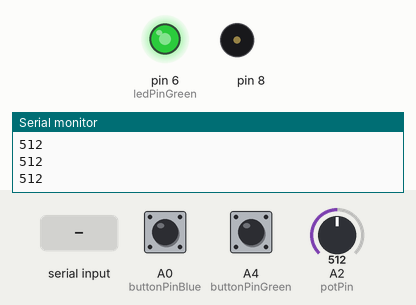
Bench run of a sketch on a simulated Arduino Uno, built with avr-gcc and run on an emulated ATmega328P. Shown: output pins drawn as LEDs (lit = HIGH), buzzer (waves = sounding), the last lines printed to the serial monitor. The inputs (shaded band) are chosen by the test bench; at power-on: A2 (potPin) = 512, A0 (buttonPinBlue) LOW, A4 (buttonPinGreen) LOW.

Above: at 1.2 s.
1.3 s: A2 (potPin) set to 490
At 1.82 s:
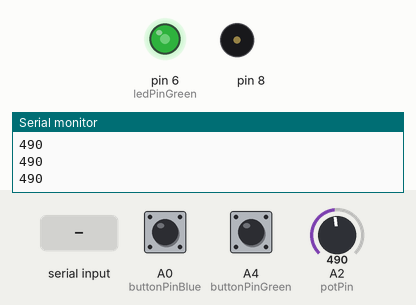
4.3 s: A0 (buttonPinBlue) pulled HIGH for 0.15 s
At 4.61 s:
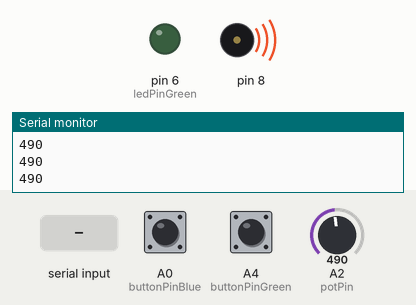
7.3 s: byte 30 received over Serial
At 8.1 s:
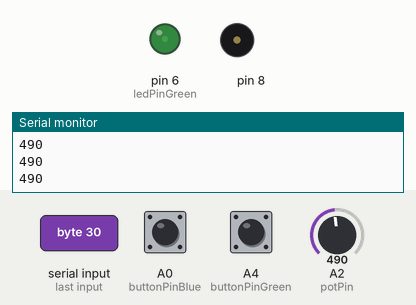
10.3 s: A4 (buttonPinGreen) pulled HIGH for 0.15 s
At 11.16 s:
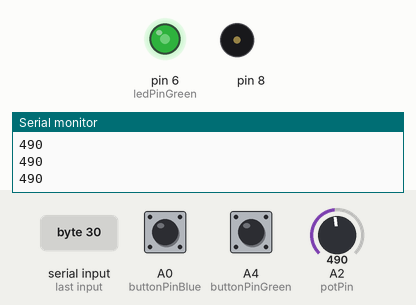
13.3 s: A2 (potPin) set to 0
At 14.5 s:
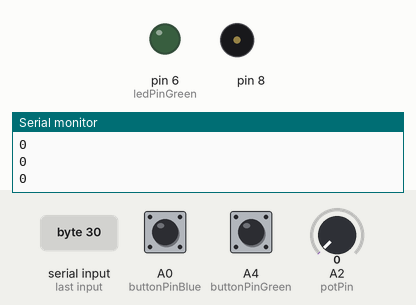
14.8 s: A2 (potPin) set to 259
At 15.28 s:
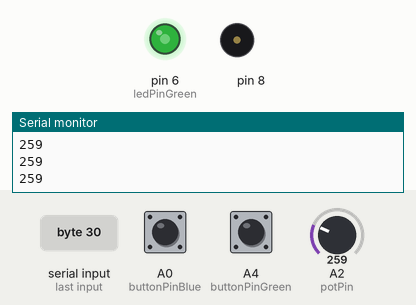
Timing chart, 0 to 17.8 s (numbered marks = the images above; inputs shaded):
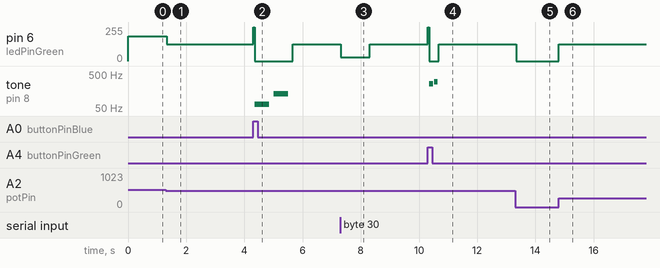

The sketch:

sound.ino
```cpp
/*
 * Adding the sound to the program.
 * (Code taken from Arudino examples.)
 */

# include "pitches.h"    // including notes

// (0) establish only certain parts, from Processing //
int dataBlue = 2;
int dataGreen = 2;

// (1) playing the blue button hints //

// establishing melodies
int melodyBlue[] = {
  NOTE_C2, NOTE_C3, NOTE_C4, NOTE_C5
};
int noteDurationsBlue[] = {
  2, 2, 2, 2
};

// playing melody
void playBlue() {
  for (int thisNote = 0; thisNote < dataBlue; thisNote++) {

    // to calculate the note duration, take one second divided by the note type.
    //e.g. quarter note = 1000 / 4, eighth note = 1000/8, etc.
    int noteDuration = 1000 / noteDurationsBlue[thisNote];
    tone(8, melodyBlue[thisNote], noteDuration);

    // to distinguish the notes, set a minimum time between them.
    // the note's duration + 30% seems to work well:
    int pauseBetweenNotes = noteDuration * 1.30;
    delay(pauseBetweenNotes);
    // stop the tone playing:
    noTone(8);

  }
}

// (2) playing the green button hints


// establishing melodies
int melodyGreen[] = {
  NOTE_C4, NOTE_D4, NOTE_E4, NOTE_F4, NOTE_G4, NOTE_A4,
  NOTE_B4, NOTE_C5
};
int noteDurationsGreen[] = {
  8, 8, 8, 8, 8, 8, 8, 8
};

// playing melody
void playGreen() {
  for (int thisNote = 0; thisNote < dataGreen; thisNote++) {

    // to calculate the note duration, take one second divided by the note type.
    //e.g. quarter note = 1000 / 4, eighth note = 1000/8, etc.
    int noteDuration = 1000 / noteDurationsGreen[thisNote];
    tone(8, melodyGreen[thisNote], noteDuration);

    // to distinguish the notes, set a minimum time between them.
    // the note's duration + 30% seems to work well:
    int pauseBetweenNotes = noteDuration * 1.30;
    delay(pauseBetweenNotes);
    // stop the tone playing:
    noTone(8);

  }
}
```

HW_6.ino
```cpp
/*
 * Joshua Rafael Sanchez
   Professor Michael Shiloh
   DES INV 23, Summer 2020
   July 29, 2020
   HW 6
 */

// collecting data from Processing:
char val;                   // data received from serial port

// setting global constants:
int ledPinGreen = 6;        // location of green LED pin
int buttonPinGreen = A4;    // location of green button pin
int buttonPinBlue = A0;     // location of blue button pin
int potPin = A2;            // location of potentiometer pin
int potPosition;            // variable holds value of potentiometer

// setting changing variables:
int buttonStateGreen = LOW;
int buttonStateBlue = LOW;
int sensorValue = 0;
int brightness = 0;

// setting up the code, once:
void setup() {

  Serial.begin(9600);
  pinMode(ledPinGreen, OUTPUT);
  pinMode(buttonPinGreen, INPUT);
  pinMode(buttonPinBlue, INPUT);

  // testing
  digitalWrite(ledPinGreen, brightness);

}

// running the code here, repeatedly:
void loop() {

  // read input on analog pin 2:
  sensorValue = analogRead(A2);

  // testing (make sure you put this after)
  testPotentiometer(sensorValue);
  testProcessingConnection();

  // print out value (for reference):
  Serial.println(sensorValue);
  delay(1);                               //  delay in between

  // read the state of the pushbutton value:
  buttonStateGreen = digitalRead(buttonPinGreen);
  buttonStateBlue = digitalRead(buttonPinBlue);

  // active buttons:
  if (buttonStateGreen == HIGH) {
    testGreen();                        // testing
    playGreen();                        // play green tones.
  }
  if (buttonStateBlue == HIGH) {
    testBlue();                         // testing
    playBlue();                         // play blue tones.
  }


}
```

pitches.h
```cpp
/*************************************************
 * Public Constants
 * (used from Auduino example)
 *************************************************/

#define NOTE_B0  31
#define NOTE_C1  33
#define NOTE_CS1 35
#define NOTE_D1  37
#define NOTE_DS1 39
#define NOTE_E1  41
#define NOTE_F1  44
#define NOTE_FS1 46
#define NOTE_G1  49
#define NOTE_GS1 52
#define NOTE_A1  55
#define NOTE_AS1 58
#define NOTE_B1  62
#define NOTE_C2  65
#define NOTE_CS2 69
#define NOTE_D2  73
#define NOTE_DS2 78
#define NOTE_E2  82
#define NOTE_F2  87
#define NOTE_FS2 93
#define NOTE_G2  98
#define NOTE_GS2 104
#define NOTE_A2  110
#define NOTE_AS2 117
#define NOTE_B2  123
#define NOTE_C3  131
#define NOTE_CS3 139
#define NOTE_D3  147
#define NOTE_DS3 156
#define NOTE_E3  165
#define NOTE_F3  175
#define NOTE_FS3 185
#define NOTE_G3  196
#define NOTE_GS3 208
#define NOTE_A3  220
#define NOTE_AS3 233
#define NOTE_B3  247
#define NOTE_C4  262
#define NOTE_CS4 277
#define NOTE_D4  294
#define NOTE_DS4 311
#define NOTE_E4  330
#define NOTE_F4  349
#define NOTE_FS4 370
#define NOTE_G4  392
#define NOTE_GS4 415
#define NOTE_A4  440
#define NOTE_AS4 466
#define NOTE_B4  494
#define NOTE_C5  523
#define NOTE_CS5 554
#define NOTE_D5  587
#define NOTE_DS5 622
#define NOTE_E5  659
#define NOTE_F5  698
#define NOTE_FS5 740
#define NOTE_G5  784
#define NOTE_GS5 831
#define NOTE_A5  880
#define NOTE_AS5 932
#define NOTE_B5  988
#define NOTE_C6  1047
#define NOTE_CS6 1109
#define NOTE_D6  1175
#define NOTE_DS6 1245
#define NOTE_E6  1319
#define NOTE_F6  1397
#define NOTE_FS6 1480
#define NOTE_G6  1568
#define NOTE_GS6 1661
#define NOTE_A6  1760
#define NOTE_AS6 1865
#define NOTE_B6  1976
#define NOTE_C7  2093
#define NOTE_CS7 2217
#define NOTE_D7  2349
#define NOTE_DS7 2489
#define NOTE_E7  2637
#define NOTE_F7  2794
#define NOTE_FS7 2960
#define NOTE_G7  3136
#define NOTE_GS7 3322
#define NOTE_A7  3520
#define NOTE_AS7 3729
#define NOTE_B7  3951
#define NOTE_C8  4186
#define NOTE_CS8 4435
#define NOTE_D8  4699
#define NOTE_DS8 4978
```

testing.ino
```cpp
/*
 * Using a green light to test all the controls.
 */

void testGreen() {
  digitalWrite(ledPinGreen, HIGH);
  delay(50);
  digitalWrite(ledPinGreen, 0);
}

void testBlue() {
  digitalWrite(ledPinGreen, HIGH);
  delay(50);
  digitalWrite(ledPinGreen, 0);
}

void testPotentiometer(int sensorValue) {

  if (sensorValue == 0) {
    analogWrite(ledPinGreen, 0);
  } else if (sensorValue >= 0 && sensorValue < 250) {
    analogWrite(ledPinGreen, 62);
    delay(50);
    analogWrite(ledPinGreen, 0);
  } else if (sensorValue > 249 && sensorValue < 500) {
    analogWrite(ledPinGreen, 124);
    delay(50);
    analogWrite(ledPinGreen, 0);
  } else if (sensorValue > 499 && sensorValue < 750) {
    analogWrite(ledPinGreen, 186);
    delay(50);
    analogWrite(ledPinGreen, 0);
  } else if (sensorValue > 749) {
    analogWrite(ledPinGreen, 255);
    delay(50);
    analogWrite(ledPinGreen, 0);
  }

}

void testProcessingConnection() {

  // reading code live from Processing:
  if (Serial.available()) {               // if data is available
    val = Serial.read();                  // read it and store
    analogWrite(ledPinGreen, val);        // change brightness
    delay(1000);                          // update every second
    analogWrite(ledPinGreen, 0);
  }

}
```

Measured:
- after the input at 1.3 s, pin 6 (ledPinGreen): 186/255 → 124/255 at once
- after the input at 4.3 s, pin 6 (ledPinGreen): 124/255 → 0/255 at once, → 124/255 1.4 s later; tone on pin 8: silent → 65 Hz after 0.06 s, → silent 0.50 s later, → 131 Hz 0.15 s later, → silent 0.50 s later
- after the input at 7.3 s, pin 6 (ledPinGreen): 124/255 → 30/255 at once, → 124/255 1.0 s later
- after the input at 10.3 s, pin 6 (ledPinGreen): 124/255 → 0/255 at once, → 124/255 0.37 s later; tone on pin 8: silent → 262 Hz after 0.06 s, → silent 0.13 s later, → 294 Hz 0.04 s later, → silent 0.13 s later
- after the input at 13.3 s, pin 6 (ledPinGreen): 124/255 → 0/255 after 0.05 s
- after the input at 14.8 s, pin 6 (ledPinGreen): 0/255 → 124/255 at once
